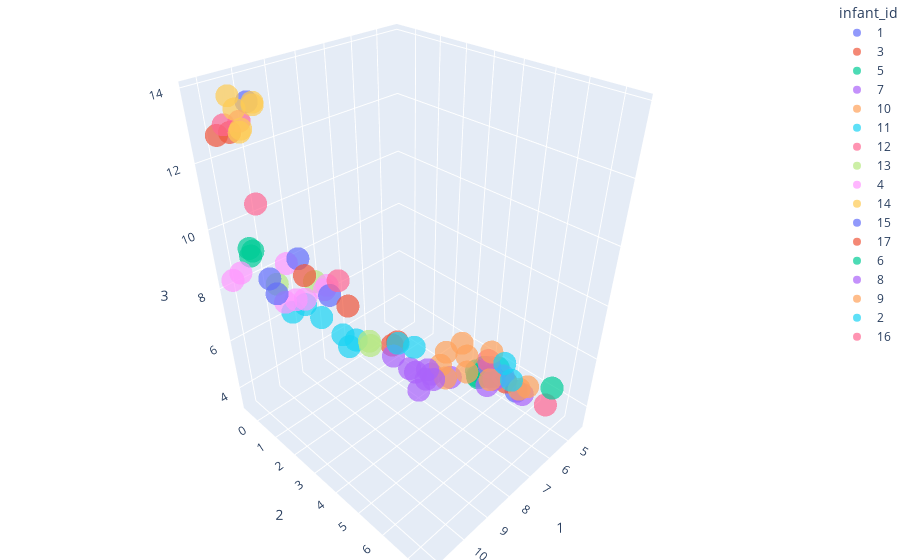

The notebook cell saved with this chart:
### Markdown cell above
### Infant clustering

### Code cell
fig = px.scatter_3d(umap_braycurtis_metadata_samples3_merged,
                    x=1,
                    y=2,
                    z=3,
                    color='infant_id',
                    opacity=0.7)

fig.update_layout(margin=dict(l=0, r=0, b=0, t=0))
fig.show()

### Figure 1 — Plotly figure (JSON) as saved in the notebook; plotly's stock layout.template omitted (floating-point values rounded to 4 significant figures)
{"data": [{"hovertemplate": "infant_id=1<br>1=%{x}<br>2=%{y}<br>3=%{z}<extra></extra>", "legendgroup": "1", "marker": {"color": "#636efa", "opacity": 0.7, "symbol": "circle"}, "mode": "markers", "name": "1", "scene": "scene", "showlegend": true, "type": "scatter3d", "x": [5.557, 5.637, 10.18], "y": [4.663, 5.94, -0.04545], "z": [4.192, 4.477, 13.52]}, {"hovertemplate": "infant_id=3<br>1=%{x}<br>2=%{y}<br>3=%{z}<extra></extra>", "legendgroup": "3", "marker": {"color": "#EF553B", "opacity": 0.7, "symbol": "circle"}, "mode": "markers", "name": "3", "scene": "scene", "showlegend": true, "type": "scatter3d", "x": [8.691, 7.289, 7.483, 8.67, 11.12, 11.1], "y": [3.532, 6.634, 6.245, 3.727, -0.09954, 0.541], "z": [6.785, 6.466, 6.539, 7.014, 12.89, 13.16]}, {"hovertemplate": "infant_id=5<br>1=%{x}<br>2=%{y}<br>3=%{z}<extra></extra>", "legendgroup": "5", "marker": {"color": "#00cc96", "opacity": 0.7, "symbol": "circle"}, "mode": "markers", "name": "5", "scene": "scene", "showlegend": true, "type": "scatter3d", "x": [10.66, 10.48, 4.601, 4.968, 4.391, 5.042, 5.448, 5.434, 10.58], "y": [-0.218, -0.5609, 3.839, 4.492, 4.288, 3.909, 4.253, 4.159, -0.1803], "z": [9.045, 9.064, 3.461, 3.714, 3.58, 3.387, 3.804, 4.048, 9.199]}, {"hovertemplate": "infant_id=7<br>1=%{x}<br>2=%{y}<br>3=%{z}<extra></extra>", "legendgroup": "7", "marker": {"color": "#ab63fa", "opacity": 0.7, "symbol": "circle"}, "mode": "markers", "name": "7", "scene": "scene", "showlegend": true, "type": "scatter3d", "x": [6.178, 4.971, 4.693, 7.537, 7.696, 6.808, 7.088, 8.393], "y": [6.514, 4.346, 4.729, 3.822, 3.508, 4.19, 3.617, 3.256], "z": [5.123, 4.031, 3.706, 4.853, 5.049, 4.69, 4.632, 5.999]}, {"hovertemplate": "infant_id=10<br>1=%{x}<br>2=%{y}<br>3=%{z}<extra></extra>", "legendgroup": "10", "marker": {"color": "#FFA15A", "opacity": 0.7, "symbol": "circle"}, "mode": "markers", "name": "10", "scene": "scene", "showlegend": true, "type": "scatter3d", "x": [6.411, 8.514, 8.71, 8.353, 8.05], "y": [6.531, 5.268, 5.641, 5.322, 5.837], "z": [5.516, 7.004, 6.912, 7.412, 6.82]}, {"hovertemplate": "infant_id=11<br>1=%{x}<br>2=%{y}<br>3=%{z}<extra></extra>", "legendgroup": "11", "marker": {"color": "#19d3f3", "opacity": 0.7, "symbol": "circle"}, "mode": "markers", "name": "11", "scene": "scene", "showlegend": true, "type": "scatter3d", "x": [9.613, 9.695, 9.812, 10.41, 9.996, 9.848], "y": [3.033, 2.55, 2.964, 1.215, 1.281, 1.81], "z": [7.231, 7.189, 7.066, 7.663, 7.753, 7.487]}, {"hovertemplate": "infant_id=12<br>1=%{x}<br>2=%{y}<br>3=%{z}<extra></extra>", "legendgroup": "12", "marker": {"color": "#FF6692", "opacity": 0.7, "symbol": "circle"}, "mode": "markers", "name": "12", "scene": "scene", "showlegend": true, "type": "scatter3d", "x": [10.41, 10.22, 10.69, 6.183, 7.69], "y": [-0.1325, -0.2573, -0.4552, 7.341, 6.269], "z": [13.05, 10.55, 12.94, 5.282, 7.293]}, {"hovertemplate": "infant_id=13<br>1=%{x}<br>2=%{y}<br>3=%{z}<extra></extra>", "legendgroup": "13", "marker": {"color": "#B6E880", "opacity": 0.7, "symbol": "circle"}, "mode": "markers", "name": "13", "scene": "scene", "showlegend": true, "type": "scatter3d", "x": [9.185, 10.09, 9.072, 9.258], "y": [0.688, 0.06453, 2.968, 3.222], "z": [7.868, 7.911, 6.822, 6.926]}, {"hovertemplate": "infant_id=4<br>1=%{x}<br>2=%{y}<br>3=%{z}<extra></extra>", "legendgroup": "4", "marker": {"color": "#FF97FF", "opacity": 0.7, "symbol": "circle"}, "mode": "markers", "name": "4", "scene": "scene", "showlegend": true, "type": "scatter3d", "x": [11.26, 11.1, 8.92, 8.849, 9.706, 10.07, 9.841, 9.748], "y": [-0.363, -0.1224, 0.7922, 0.8468, 0.09379, 0.3513, 0.5879, 0.9383], "z": [8.422, 8.72, 7.48, 7.638, 8.485, 7.376, 7.478, 7.634]}, {"hovertemplate": "infant_id=14<br>1=%{x}<br>2=%{y}<br>3=%{z}<extra></extra>", "legendgroup": "14", "marker": {"color": "#FECB52", "opacity": 0.7, "symbol": "circle"}, "mode": "markers", "name": "14", "scene": "scene", "showlegend": true, "type": "scatter3d", "x": [10.5, 10.31, 10.39, 10.72, 10.76, 10.86], "y": [-0.05301, 0.4297, 0.554, 0.0188, 0.3198, 0.649], "z": [12.8, 13.67, 13.66, 13.83, 13.59, 13.2]}, {"hovertemplate": "infant_id=15<br>1=%{x}<br>2=%{y}<br>3=%{z}<extra></extra>", "legendgroup": "15", "marker": {"color": "#636efa", "opacity": 0.7, "symbol": "circle"}, "mode": "markers", "name": "15", "scene": "scene", "showlegend": true, "type": "scatter3d", "x": [9.452, 10.37, 10.34, 9.208], "y": [0.344, 0.1606, 0.3913, 1.419], "z": [8.651, 8.295, 7.857, 7.74]}, {"hovertemplate": "infant_id=17<br>1=%{x}<br>2=%{y}<br>3=%{z}<extra></extra>", "legendgroup": "17", "marker": {"color": "#EF553B", "opacity": 0.7, "symbol": "circle"}, "mode": "markers", "name": "17", "scene": "scene", "showlegend": true, "type": "scatter3d", "x": [8.901, 9.36], "y": [1.859, 0.4572], "z": [7.417, 8.057]}, {"hovertemplate": "infant_id=6<br>1=%{x}<br>2=%{y}<br>3=%{z}<extra></extra>", "legendgroup": "6", "marker": {"color": "#00cc96", "opacity": 0.7, "symbol": "circle"}, "mode": "markers", "name": "6", "scene": "scene", "showlegend": true, "type": "scatter3d", "x": [6.122], "y": [7.429], "z": [5.979]}, {"hovertemplate": "infant_id=8<br>1=%{x}<br>2=%{y}<br>3=%{z}<extra></extra>", "legendgroup": "8", "marker": {"color": "#ab63fa", "opacity": 0.7, "symbol": "circle"}, "mode": "markers", "name": "8", "scene": "scene", "showlegend": true, "type": "scatter3d", "x": [7.225, 7.157, 7.716, 7.89, 6.752, 6.624], "y": [3.853, 3.516, 3.678, 3.442, 5.609, 5.752], "z": [4.651, 4.806, 4.396, 5.282, 5.264, 5.531]}, {"hovertemplate": "infant_id=9<br>1=%{x}<br>2=%{y}<br>3=%{z}<extra></extra>", "legendgroup": "9", "marker": {"color": "#FFA15A", "opacity": 0.7, "symbol": "circle"}, "mode": "markers", "name": "9", "scene": "scene", "showlegend": true, "type": "scatter3d", "x": [7.958, 8.015, 7.467, 6.751, 7.825], "y": [5.732, 5.582, 6.192, 7.009, 6.479], "z": [7.28, 7.687, 7.408, 6.175, 6.814]}, {"hovertemplate": "infant_id=2<br>1=%{x}<br>2=%{y}<br>3=%{z}<extra></extra>", "legendgroup": "2", "marker": {"color": "#19d3f3", "opacity": 0.7, "symbol": "circle"}, "mode": "markers", "name": "2", "scene": "scene", "showlegend": true, "type": "scatter3d", "x": [6.953, 7.093, 8.983, 8.732], "y": [6.585, 6.396, 4.081, 4.47], "z": [6.277, 6.885, 7.363, 7.302]}, {"hovertemplate": "infant_id=16<br>1=%{x}<br>2=%{y}<br>3=%{z}<extra></extra>", "legendgroup": "16", "marker": {"color": "#FF6692", "opacity": 0.7, "symbol": "circle"}, "mode": "markers", "name": "16", "scene": "scene", "showlegend": true, "type": "scatter3d", "x": [8.665], "y": [1.173], "z": [7.88]}], "layout": {"legend": {"title": {"text": "infant_id"}, "tracegroupgap": 0}, "margin": {"b": 0, "l": 0, "r": 0, "t": 0}, "scene": {"domain": {"x": [0, 1], "y": [0, 1]}, "xaxis": {"title": {"text": "1"}}, "yaxis": {"title": {"text": "2"}}, "zaxis": {"title": {"text": "3"}}}}}
